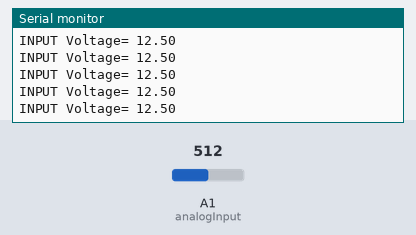
This sketch was run on a simulated Arduino Uno, built with avr-gcc and run on an emulated ATmega328P. Parts: the last lines printed to the serial monitor. The inputs (shaded band) are chosen by the test bench; at power-on: A1 (analogInput) = 512.

Above: at 2.2 s.
2.3 s: A1 (analogInput) set to 716
At 2.42 s:
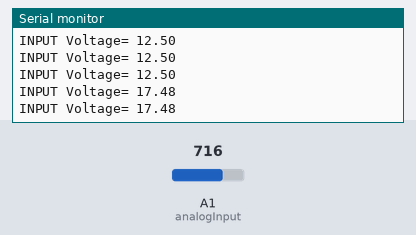
3.8 s: A1 (analogInput) set to 900
At 3.83 s:
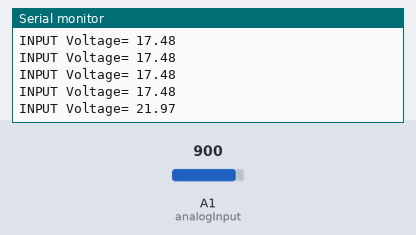
Timing chart, 0 to 6.8 s (numbered marks = the images above; inputs shaded):
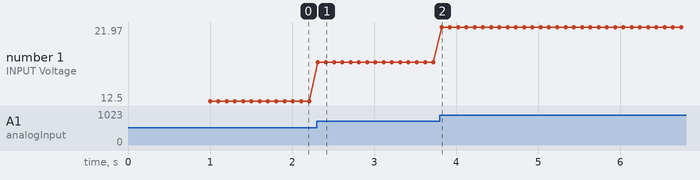

The sketch:

Voltage_Read.ino
```cpp
int analogInput = A1;

float vout = 0.0;
float vin = 0.0;

float R1 = 30000.0;
float R2 = 7500.0;

int value = 0;

void setup() {
  pinMode(analogInput, INPUT);

  Serial.begin(9600);
  Serial.println("DC VOLTMETER");
  delay(1000);
}
void loop() {

  value = analogRead(analogInput);
  vout = (value * 5.0) / 1024.0;
  vin = vout / (R2 / (R1 + R2));

  Serial.print("INPUT Voltage= ");
  Serial.println(vin, 2);
  delay(100);

}
```

Measured:
- after the input at 2.3 s, the serial monitor: prints a new line at once (image 1)
- after the input at 3.8 s, the serial monitor: prints a new line at once (image 2)
- plotted number 1: 12.5 → 17.48 after the input at 2.3 s, 17.48 → 21.97 after the input at 3.8 s
